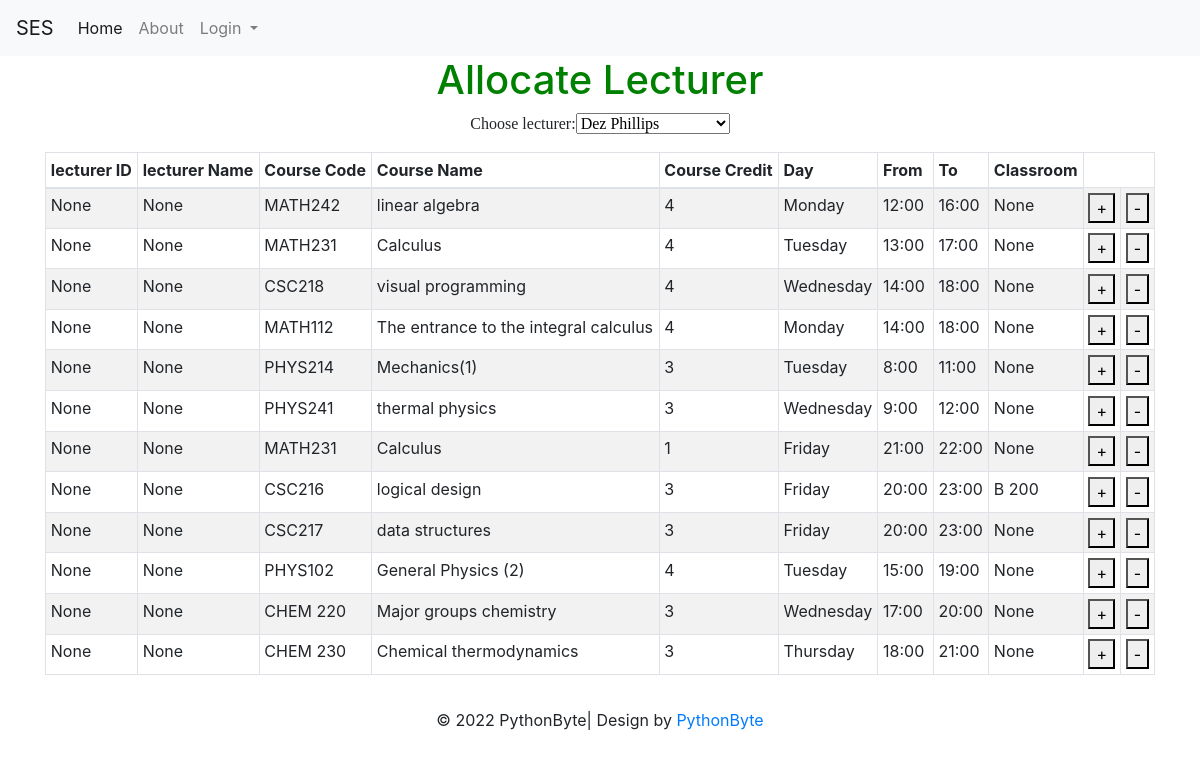
Screenshot of /allocate_lecturerf with the database file from the repository.
### tables this page shows
CREATE TABLE course (course_id INTEGER NOT NULL PRIMARY KEY AUTOINCREMENT UNIQUE, course_name [nchar] (10), course_descr [nchar] (10), course_code [nchar] (10), dep_id [int], plan_id [int], level_id [int], credit INTEGER, Day_id REFERENCES Day (Day_id), fromT TIME, toT TIME, loc_id INTEGER, SEM INTEGER DEFAULT (223), lec_id INTEGER);

CREATE TABLE Day (Day_id INTEGER PRIMARY KEY, Day_Decs CHAR);

CREATE TABLE loc (loc_id INTEGER PRIMARY KEY UNIQUE, loc_Cap INTEGER, loc_name CHAR CONSTRAINT loc_id UNIQUE ON CONFLICT IGNORE);

### allocate_lecturer.py (the view, shortened to what this page needs)
@allocate_lecturer.route('/allocate_lecturerf', methods=['GET', 'POST'])
def allocate_lecturerf():
    with app.app_context():
        con = sqlite3.connect("instance/db.sqlite")
        cur = con.cursor()
        cur.execute("SELECT * FROM user where rol_id = 2")
        lec_dd = cur.fetchall()
        con.commit()
        cur.execute("SELECT default_sem FROM default_sem")
        SEM = cur.fetchone()[0]
        con.commit()
        lec_id = request.form.get('lec_id')
        con.commit()
        cur.execute("SELECT * FROM lecturer_view where SEM = '%s'"  % (SEM))
        lecturer = cur.fetchall()
        course_id = request.form.get('course_id')
        nolec = request.form.get('nolec', None)
        con.commit()
        cur.execute(""" SELECT distinct

    cp1.Day_id AS CP1_Day_id,
    cp1.lec_id AS CP1_lec_id,
    cp1.fromT AS CP1_fromT,
    cp1.toT AS CP1_toT,
    cp1.SEM AS CP1_SEm,
    cp2.Day_id AS CP2_Day_id,
    cp2.lec_id AS CP2_lec_id,
    cp2.fromT AS CP2_fromT,
    cp2.toT AS CP2_toT,
    cp2.SEM AS CP2_SEm
FROM
    course AS cp1
JOIN
    course AS cp2
    ON cp2.course_id = cp1.course_id AND cp2.SEM = cp1.SEM

      And (cp2.fromT >= cp1.fromT and cp2.fromT < cp1.toT AND  cp1.fromT <= cp2.fromT and cp2.day_id = cp1.day_id)
      OR (cp2.toT > cp1.fromT and cp2.toT <= cp1.toT AND cp1.fromT <= cp2.fromT and cp2.day_id = cp1.day_id )
      OR (cp2.fromT <= cp1.fromT and cp2.toT >= cp1.toT AND cp1.fromT <= cp2.fromT and cp2.day_id = cp1.day_id)
      OR (cp2.fromT <= cp1.toT    and cp2.toT >= cp1.fromT  and cp2.day_id = cp1.day_id)

      where cp2.lec_id = ? AND cp1.SEM = ? and  cp1.course_id = ?  """, (lec_id,SEM,course_id))
        entry = cur.fetchone()
        error=''
        cur.execute("SELECT * FROM lecturer_view where SEM = '%s'"  % (SEM))
        lecturer = cur.fetchall()
        con.commit()
        con.close()
    return render_template('allocate_lecturer.html', lec_dd=lec_dd,lecturer=lecturer,error=error)

### templates/allocate_lecturer.html (shortened to what this page needs)
{% extends "base.html" %}
{% block content %}
<h1>Allocate Lecturer</h1>
       <form id = "c_form" method="post" action="/allocate_lecturerf">
        <p style="font-family:verdana">
            Choose lecturer:<SELECT name="lec_id" style="font-family:verdana" id="lec_id">
            {% for j in lec_dd %}
                <OPTION  value={{j[0]}}>{{j[3]}}</OPTION>
            {% endfor %}
            </SELECT>
            </p>
        <table id="lec_courses" class="table table-striped table-bordered table-sm"  cellspacing="0" width="100%">
            <thead>
              <tr>
                <th>lecturer ID</th>
                <th>lecturer Name</th>
                <th>Course Code</th>
                <th>Course Name</th>
                <th>Course Credit</th>
                <th>Day</th>
                <th>From</th>
                <th>To</th>
                <th>Classroom</th>
              </tr>
              </thead>
              <tbody>
               {% for row in lecturer %}
                      <tr>
                          <td>{{row[1]}}</td>
                          <td>{{row[2]}}</td>
                          <td>{{row[3]}}</td>
                          <td>{{row[4]}}</td>
                          <td>{{row[5]}}</td>
                          <td>{{row[6]}}</td>
                          <td>{{row[7]}}</td>
                          <td>{{row[8]}}</td>
                          <td>{{row[9]}}</td>
                          <td><button class="bi bi-plus" type="submit" value="{{ row[0] }}" name="course_id">+</button></td>
                          <td><button class="bi bi-plus" type="submit" value="{{ row[0] }}" name="nolec">-</button></td>
                      </tr>
                  {% endfor %}
              </tbody>
          </table>
       </form>
{% endblock %}

### templates/base.html (shortened to what this page needs)
<!DOCTYPE html>
<html>
<head>
    <link rel="stylesheet" href="https://cdn.jsdelivr.net/npm/bootstrap@4.3.1/dist/css/bootstrap.min.css">
    <link rel="stylesheet" href="https://cdnjs.cloudflare.com/ajax/libs/font-awesome/5.15.3/css/all.min.css">
    <link rel="stylesheet" href="https://mdbcdn.b-cdn.net/wp-content/themes/mdbootstrap4/docs-app/css/compiled-4.20.0.min.css">
  </head>
<body>
<section class="hero is-fullheight" style="background-color:#ffffff;">
    <div>  <nav class="navbar navbar-expand-lg navbar-light bg-light">
        <a class="navbar-brand" href="{{ url_for('main.index') }}">SES</a>
        <div class="collapse navbar-collapse" id="navbarSupportedContent">
          <ul class="navbar-nav mr-auto">
            <li class="nav-item active">
              <a class="nav-link" href="{{ url_for('main.index') }}">Home <span class="sr-only">(current)</span></a>
            </li>
            <li class="nav-item">
              <a class="nav-link" href="{{ url_for('main.About') }}">About</a>
            </li>
            <li class="nav-item dropdown">
              <a class="nav-link dropdown-toggle" href="#" id="navbarDropdown" role="button" data-toggle="dropdown" aria-haspopup="true" aria-expanded="false">
                Login
              </a>
            </li>
            </ul>
        </div>
    </div>
    <div class="hero-body">
      <div class="container has-text-centered">
          {% block content %}{% endblock %}
      </div>
</section>
<footer><div>
  <p class="copyright">© 2022 PythonByte| Design by <a href="https://github.com/NaifAlblawi/PythonByte" target="_blank">PythonByte</a></p>
</div></footer>
</body>
</html>

### templates/base.html (style rules this page uses)
p.copyright { width: 100%; line-height: 10px; text-align: center; bottom:0; }

### templates/allocate_lecturer.html (style rules this page uses)
body { text-align: center; }
h1 { color: green; }
table { border-collapse: collapse; width: 100%; }
th, td { padding: 8px; text-align: left; border-bottom: 1px solid #ddd; }

### rows the page displays
course: row "None", course_code "MATH242", course_name "linear algebra", credit "4", Day_Decs "Monday", fromT "12:00", toT "16:00", {{ row[0] }} 6 (drawn)
course: row "None", course_code "MATH231", course_name "Calculus", credit "4", Day_Decs "Tuesday", fromT "13:00", toT "17:00", {{ row[0] }} 7 (drawn)
course: row "None", course_code "CSC218", course_name "visual programming", credit "4", Day_Decs "Wednesday", fromT "14:00", toT "18:00", {{ row[0] }} 8 (drawn)
course: row "None", course_code "MATH112", course_name "The entrance to the integral calculus", credit "4", Day_Decs "Monday", fromT "14:00", toT "18:00", {{ row[0] }} 27 (drawn)
course: row "None", course_code "PHYS214", course_name "Mechanics(1)", credit "3", Day_Decs "Tuesday", fromT "8:00", toT "11:00", {{ row[0] }} 28 (drawn)
course: row "None", course_code "PHYS241", course_name "thermal physics", credit "3", Day_Decs "Wednesday", fromT "9:00", toT "12:00", {{ row[0] }} 29 (drawn)
course: row "None", course_code "MATH231", course_name "Calculus", credit "1", Day_Decs "Friday", fromT "21:00", toT "22:00", {{ row[0] }} 66 (drawn)
course: row "None", course_code "CSC216", course_name "logical design", credit "3", Day_Decs "Friday", fromT "20:00", toT "23:00", loc_name "B 200", {{ row[0] }} 67 (drawn)
course: row "None", course_code "CSC217", course_name "data structures", credit "3", Day_Decs "Friday", fromT "20:00", toT "23:00", {{ row[0] }} 68 (drawn)
course: row "None", course_code "PHYS102", course_name "General Physics (2)", credit "4", Day_Decs "Tuesday", fromT "15:00", toT "19:00", {{ row[0] }} 96 (drawn)
course: row "None", course_code "CHEM 220", course_name "Major groups chemistry", credit "3", Day_Decs "Wednesday", fromT "17:00", toT "20:00", {{ row[0] }} 97 (drawn)
course: row "None", course_code "CHEM 230", course_name "Chemical thermodynamics", credit "3", Day_Decs "Thursday", fromT "18:00", toT "21:00", {{ row[0] }} 98 (drawn)

### other values shown
form field lec_id "Dez Phillips"
